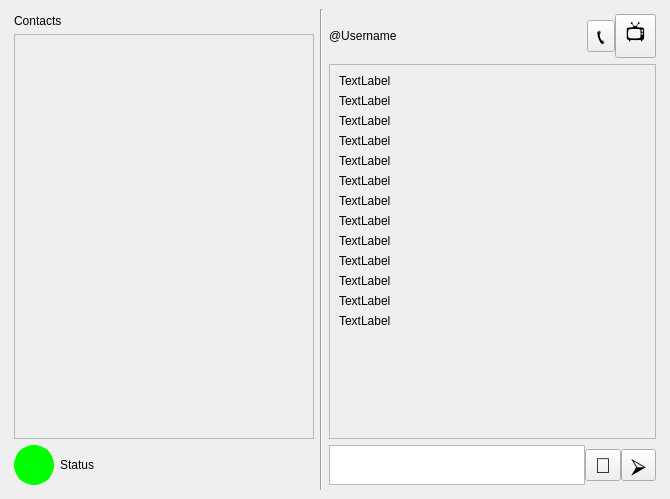
<?xml version="1.0" encoding="UTF-8"?>
<ui version="4.0">
 <class>MainWindow</class>
 <widget class="QMainWindow" name="MainWindow">
  <property name="geometry">
   <rect>
    <x>0</x>
    <y>0</y>
    <width>577</width>
    <height>499</height>
   </rect>
  </property>
  <property name="windowTitle">
   <string>MoreliaTalk</string>
  </property>
  <widget class="QWidget" name="centralwidget">
   <layout class="QHBoxLayout" name="horizontalLayout" stretch="0,0,10000000">
    <item>
     <layout class="QVBoxLayout" name="LeftlLayout" stretch="0,0,0">
      <property name="sizeConstraint">
       <enum>QLayout::SetFixedSize</enum>
      </property>
      <property name="leftMargin">
       <number>5</number>
      </property>
      <property name="topMargin">
       <number>5</number>
      </property>
      <property name="bottomMargin">
       <number>5</number>
      </property>
      <item>
       <widget class="QLabel" name="ContactsText">
        <property name="sizePolicy">
         <sizepolicy hsizetype="Fixed" vsizetype="Fixed">
          <horstretch>0</horstretch>
          <verstretch>0</verstretch>
         </sizepolicy>
        </property>
        <property name="minimumSize">
         <size>
          <width>300</width>
          <height>0</height>
         </size>
        </property>
        <property name="text">
         <string>Contacts</string>
        </property>
       </widget>
      </item>
      <item>
       <widget class="QScrollArea" name="scrollArea">
        <property name="verticalScrollBarPolicy">
         <enum>Qt::ScrollBarAsNeeded</enum>
        </property>
        <property name="horizontalScrollBarPolicy">
         <enum>Qt::ScrollBarAlwaysOff</enum>
        </property>
        <property name="widgetResizable">
         <bool>true</bool>
        </property>
        <widget class="QWidget" name="scrollAreaWidgetContents">
         <property name="geometry">
          <rect>
           <x>0</x>
           <y>0</y>
           <width>264</width>
           <height>402</height>
          </rect>
         </property>
         <layout class="QVBoxLayout" name="verticalLayout_4">
          <item>
           <layout class="QVBoxLayout" name="ContactsLayout"/>
          </item>
          <item>
           <spacer name="verticalSpacer_2">
            <property name="orientation">
             <enum>Qt::Vertical</enum>
            </property>
            <property name="sizeHint" stdset="0">
             <size>
              <width>20</width>
              <height>40</height>
             </size>
            </property>
           </spacer>
          </item>
         </layout>
        </widget>
       </widget>
      </item>
      <item>
       <layout class="QHBoxLayout" name="StatusLayout">
        <property name="leftMargin">
         <number>0</number>
        </property>
        <property name="topMargin">
         <number>0</number>
        </property>
        <property name="rightMargin">
         <number>0</number>
        </property>
        <property name="bottomMargin">
         <number>0</number>
        </property>
        <item>
         <widget class="QLabel" name="label_2">
          <property name="minimumSize">
           <size>
            <width>40</width>
            <height>40</height>
           </size>
          </property>
          <property name="maximumSize">
           <size>
            <width>40</width>
            <height>40</height>
           </size>
          </property>
          <property name="styleSheet">
           <string notr="true">border-radius: 20px;
background-clip: border; 
background-color: rgb(0,255,0); 
color: rgb(255, 255, 255); 
font: 14pt Vazir; 
border:5px solid; 
border-color: rgb(0,255,0);</string>
          </property>
          <property name="text">
           <string/>
          </property>
         </widget>
        </item>
        <item>
         <widget class="QLabel" name="StatusText">
          <property name="sizePolicy">
           <sizepolicy hsizetype="Fixed" vsizetype="Fixed">
            <horstretch>0</horstretch>
            <verstretch>0</verstretch>
           </sizepolicy>
          </property>
          <property name="text">
           <string>Status</string>
          </property>
         </widget>
        </item>
        <item>
         <spacer name="horizontalSpacer_2">
          <property name="orientation">
           <enum>Qt::Horizontal</enum>
          </property>
          <property name="sizeHint" stdset="0">
           <size>
            <width>40</width>
            <height>20</height>
           </size>
          </property>
         </spacer>
        </item>
       </layout>
      </item>
     </layout>
    </item>
    <item>
     <widget class="Line" name="line">
      <property name="orientation">
       <enum>Qt::Vertical</enum>
      </property>
     </widget>
    </item>
    <item>
     <layout class="QVBoxLayout" name="RightLayout" stretch="0,0,0">
      <property name="topMargin">
       <number>5</number>
      </property>
      <property name="rightMargin">
       <number>5</number>
      </property>
      <property name="bottomMargin">
       <number>5</number>
      </property>
      <item>
       <layout class="QHBoxLayout" name="ContactTitle">
        <property name="spacing">
         <number>0</number>
        </property>
        <item>
         <widget class="QLabel" name="label">
          <property name="sizePolicy">
           <sizepolicy hsizetype="Fixed" vsizetype="Fixed">
            <horstretch>0</horstretch>
            <verstretch>0</verstretch>
           </sizepolicy>
          </property>
          <property name="text">
           <string>@Username</string>
          </property>
         </widget>
        </item>
        <item>
         <spacer name="horizontalSpacer">
          <property name="orientation">
           <enum>Qt::Horizontal</enum>
          </property>
          <property name="sizeHint" stdset="0">
           <size>
            <width>40</width>
            <height>20</height>
           </size>
          </property>
         </spacer>
        </item>
        <item>
         <widget class="QToolButton" name="toolButton">
          <property name="font">
           <font>
            <pointsize>16</pointsize>
           </font>
          </property>
          <property name="text">
           <string>📞</string>
          </property>
         </widget>
        </item>
        <item>
         <widget class="QToolButton" name="toolButton_2">
          <property name="font">
           <font>
            <pointsize>16</pointsize>
           </font>
          </property>
          <property name="text">
           <string>📺</string>
          </property>
         </widget>
        </item>
       </layout>
      </item>
      <item>
       <widget class="QScrollArea" name="scrollArea_2">
        <property name="verticalScrollBarPolicy">
         <enum>Qt::ScrollBarAsNeeded</enum>
        </property>
        <property name="horizontalScrollBarPolicy">
         <enum>Qt::ScrollBarAlwaysOff</enum>
        </property>
        <property name="widgetResizable">
         <bool>true</bool>
        </property>
        <widget class="QWidget" name="scrollAreaWidgetContents_2">
         <property name="geometry">
          <rect>
           <x>0</x>
           <y>0</y>
           <width>264</width>
           <height>379</height>
          </rect>
         </property>
         <layout class="QVBoxLayout" name="verticalLayout_2">
          <item>
           <layout class="QVBoxLayout" name="verticalLayout_3">
            <item>
             <widget class="QLabel" name="label_3">
              <property name="sizePolicy">
               <sizepolicy hsizetype="Fixed" vsizetype="Fixed">
                <horstretch>0</horstretch>
                <verstretch>0</verstretch>
               </sizepolicy>
              </property>
              <property name="text">
               <string>TextLabel</string>
              </property>
             </widget>
            </item>
            <item>
             <widget class="QLabel" name="label_7">
              <property name="sizePolicy">
               <sizepolicy hsizetype="Fixed" vsizetype="Fixed">
                <horstretch>0</horstretch>
                <verstretch>0</verstretch>
               </sizepolicy>
              </property>
              <property name="text">
               <string>TextLabel</string>
              </property>
             </widget>
            </item>
            <item>
             <widget class="QLabel" name="label_6">
              <property name="sizePolicy">
               <sizepolicy hsizetype="Fixed" vsizetype="Fixed">
                <horstretch>0</horstretch>
                <verstretch>0</verstretch>
               </sizepolicy>
              </property>
              <property name="text">
               <string>TextLabel</string>
              </property>
             </widget>
            </item>
            <item>
             <widget class="QLabel" name="label_19">
              <property name="sizePolicy">
               <sizepolicy hsizetype="Fixed" vsizetype="Fixed">
                <horstretch>0</horstretch>
                <verstretch>0</verstretch>
               </sizepolicy>
              </property>
              <property name="text">
               <string>TextLabel</string>
              </property>
             </widget>
            </item>
            <item>
             <widget class="QLabel" name="label_18">
              <property name="sizePolicy">
               <sizepolicy hsizetype="Fixed" vsizetype="Fixed">
                <horstretch>0</horstretch>
                <verstretch>0</verstretch>
               </sizepolicy>
              </property>
              <property name="text">
               <string>TextLabel</string>
              </property>
             </widget>
            </item>
            <item>
             <widget class="QLabel" name="label_9">
              <property name="sizePolicy">
               <sizepolicy hsizetype="Fixed" vsizetype="Fixed">
                <horstretch>0</horstretch>
                <verstretch>0</verstretch>
               </sizepolicy>
              </property>
              <property name="text">
               <string>TextLabel</string>
              </property>
             </widget>
            </item>
            <item>
             <widget class="QLabel" name="label_15">
              <property name="sizePolicy">
               <sizepolicy hsizetype="Fixed" vsizetype="Fixed">
                <horstretch>0</horstretch>
                <verstretch>0</verstretch>
               </sizepolicy>
              </property>
              <property name="text">
               <string>TextLabel</string>
              </property>
             </widget>
            </item>
            <item>
             <widget class="QLabel" name="label_14">
              <property name="sizePolicy">
               <sizepolicy hsizetype="Fixed" vsizetype="Fixed">
                <horstretch>0</horstretch>
                <verstretch>0</verstretch>
               </sizepolicy>
              </property>
              <property name="text">
               <string>TextLabel</string>
              </property>
             </widget>
            </item>
            <item>
             <widget class="QLabel" name="label_13">
              <property name="sizePolicy">
               <sizepolicy hsizetype="Fixed" vsizetype="Fixed">
                <horstretch>0</horstretch>
                <verstretch>0</verstretch>
               </sizepolicy>
              </property>
              <property name="text">
               <string>TextLabel</string>
              </property>
             </widget>
            </item>
            <item>
             <widget class="QLabel" name="label_12">
              <property name="sizePolicy">
               <sizepolicy hsizetype="Fixed" vsizetype="Fixed">
                <horstretch>0</horstretch>
                <verstretch>0</verstretch>
               </sizepolicy>
              </property>
              <property name="text">
               <string>TextLabel</string>
              </property>
             </widget>
            </item>
            <item>
             <widget class="QLabel" name="label_11">
              <property name="sizePolicy">
               <sizepolicy hsizetype="Fixed" vsizetype="Fixed">
                <horstretch>0</horstretch>
                <verstretch>0</verstretch>
               </sizepolicy>
              </property>
              <property name="text">
               <string>TextLabel</string>
              </property>
             </widget>
            </item>
            <item>
             <widget class="QLabel" name="label_8">
              <property name="sizePolicy">
               <sizepolicy hsizetype="Fixed" vsizetype="Fixed">
                <horstretch>0</horstretch>
                <verstretch>0</verstretch>
               </sizepolicy>
              </property>
              <property name="text">
               <string>TextLabel</string>
              </property>
             </widget>
            </item>
            <item>
             <widget class="QLabel" name="label_10">
              <property name="sizePolicy">
               <sizepolicy hsizetype="Fixed" vsizetype="Fixed">
                <horstretch>0</horstretch>
                <verstretch>0</verstretch>
               </sizepolicy>
              </property>
              <property name="text">
               <string>TextLabel</string>
              </property>
             </widget>
            </item>
           </layout>
          </item>
          <item>
           <spacer name="verticalSpacer">
            <property name="orientation">
             <enum>Qt::Vertical</enum>
            </property>
            <property name="sizeHint" stdset="0">
             <size>
              <width>20</width>
              <height>40</height>
             </size>
            </property>
           </spacer>
          </item>
         </layout>
        </widget>
       </widget>
      </item>
      <item>
       <layout class="QHBoxLayout" name="InputLayout" stretch="1000000,0,0">
        <property name="spacing">
         <number>0</number>
        </property>
        <item>
         <widget class="QTextEdit" name="textEdit">
          <property name="sizePolicy">
           <sizepolicy hsizetype="Minimum" vsizetype="Fixed">
            <horstretch>0</horstretch>
            <verstretch>0</verstretch>
           </sizepolicy>
          </property>
          <property name="minimumSize">
           <size>
            <width>0</width>
            <height>40</height>
           </size>
          </property>
          <property name="maximumSize">
           <size>
            <width>16777215</width>
            <height>60</height>
           </size>
          </property>
         </widget>
        </item>
        <item>
         <widget class="QToolButton" name="toolButton_4">
          <property name="font">
           <font>
            <pointsize>16</pointsize>
           </font>
          </property>
          <property name="text">
           <string>📎</string>
          </property>
         </widget>
        </item>
        <item>
         <widget class="QToolButton" name="toolButton_3">
          <property name="font">
           <font>
            <pointsize>16</pointsize>
           </font>
          </property>
          <property name="text">
           <string>⮚</string>
          </property>
         </widget>
        </item>
       </layout>
      </item>
     </layout>
    </item>
   </layout>
  </widget>
 </widget>
 <resources/>
 <connections/>
</ui>
